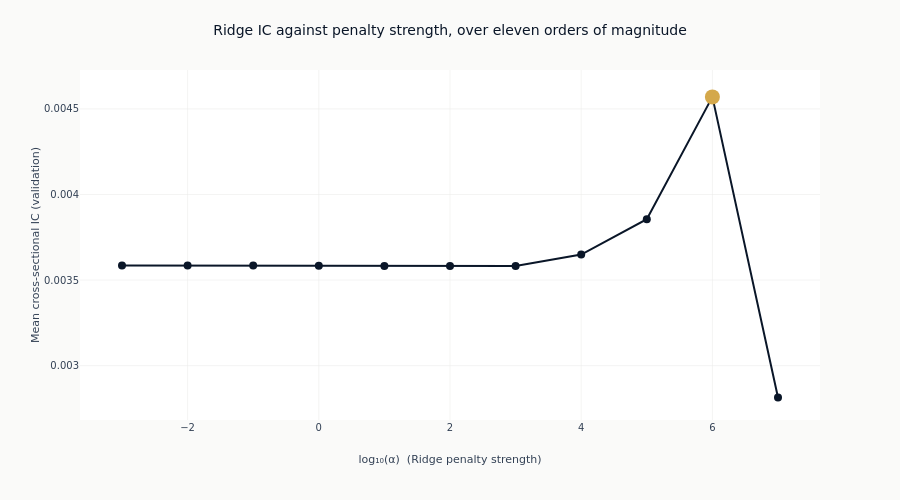

The code cell stored with this chart in its notebook:
### Markdown cell above
### What shrinkage does on its own

The bar chart mixes three estimators. Tracing IC across the Ridge penalty alone isolates the
effect of shrinkage, with the estimator, the features and the folds all held fixed and only
`alpha` moving. The alpha is read from each configuration's declared parameters rather than
parsed out of its name, so the curve plots what was fitted.

### Code cell
ridge = (
    catalog.filter(pl.col("model_class") == "Ridge")
    .with_columns(
        alpha=pl.col("params").str.extract(r"alpha=([0-9.eE+-]+)").cast(pl.Float64),
    )
    .drop_nulls("alpha")
    .sort("alpha")
)
if ridge.height:
    log_alpha = np.log10(ridge.get_column("alpha").to_numpy())
    ridge_ic = ridge.get_column("ic_mean").to_numpy()
    peak = int(np.argmax(ridge_ic))

    fig_alpha = go.Figure(
        go.Scatter(
            x=log_alpha,
            y=ridge_ic,
            mode="lines+markers",
            line=dict(color=COLORS["blue"], width=2),
            marker=dict(size=8, color=COLORS["blue"]),
        )
    )
    fig_alpha.add_trace(
        go.Scatter(
            x=[log_alpha[peak]],
            y=[ridge_ic[peak]],
            mode="markers",
            marker=dict(size=15, color=COLORS["amber"]),
            showlegend=False,
        )
    )
    fig_alpha.update_layout(
        title="Ridge IC against penalty strength, over eleven orders of magnitude",
        height=500,
        width=900,
        showlegend=False,
        margin=dict(t=70),
    )
    fig_alpha.update_xaxes(title_text="log₁₀(α)  (Ridge penalty strength)", zeroline=False)
    fig_alpha.update_yaxes(title_text="Mean cross-sectional IC (validation)")
    show_plotly_with_alt(
        fig_alpha,
        "Line chart of mean validation information coefficient against the base-ten logarithm of "
        "the Ridge penalty, over eleven orders of magnitude. The curve is flat where the penalty "
        f"is too weak to bind and peaks at 1e{int(round(log_alpha[peak]))}, marked in amber.",
    )
else:
    print(
        f"{LABEL} declares no Ridge configurations, so there is no penalty sweep to trace. "
        f"Which estimators this section can show is decided by the menu at "
        f"config/training/{LABEL}.yaml."
    )

### Figure 1 — Plotly figure (JSON) as saved in the notebook; plotly's stock layout.template omitted (floating-point values rounded to 4 significant figures)
{"data": [{"line": {"color": "#0a1628", "width": 2}, "marker": {"color": "#0a1628", "size": 8}, "mode": "lines+markers", "type": "scatter", "x": [-3.0, -2.0, -1.0, 0.0, 1.0, 2.0, 3.0, 4.0, 5.0, 6.0, 7.0], "y": [0.003585, 0.003584, 0.003584, 0.003584, 0.003582, 0.003583, 0.003582, 0.003649, 0.003856, 0.00457, 0.002814]}, {"marker": {"color": "#D4A84B", "size": 15}, "mode": "markers", "showlegend": false, "type": "scatter", "x": [6.0], "y": [0.00457]}], "layout": {"height": 500, "margin": {"t": 70}, "showlegend": false, "title": {"text": "Ridge IC against penalty strength, over eleven orders of magnitude"}, "width": 900, "xaxis": {"title": {"text": "log₁₀(α)  (Ridge penalty strength)"}, "zeroline": false}, "yaxis": {"title": {"text": "Mean cross-sectional IC (validation)"}}}}
